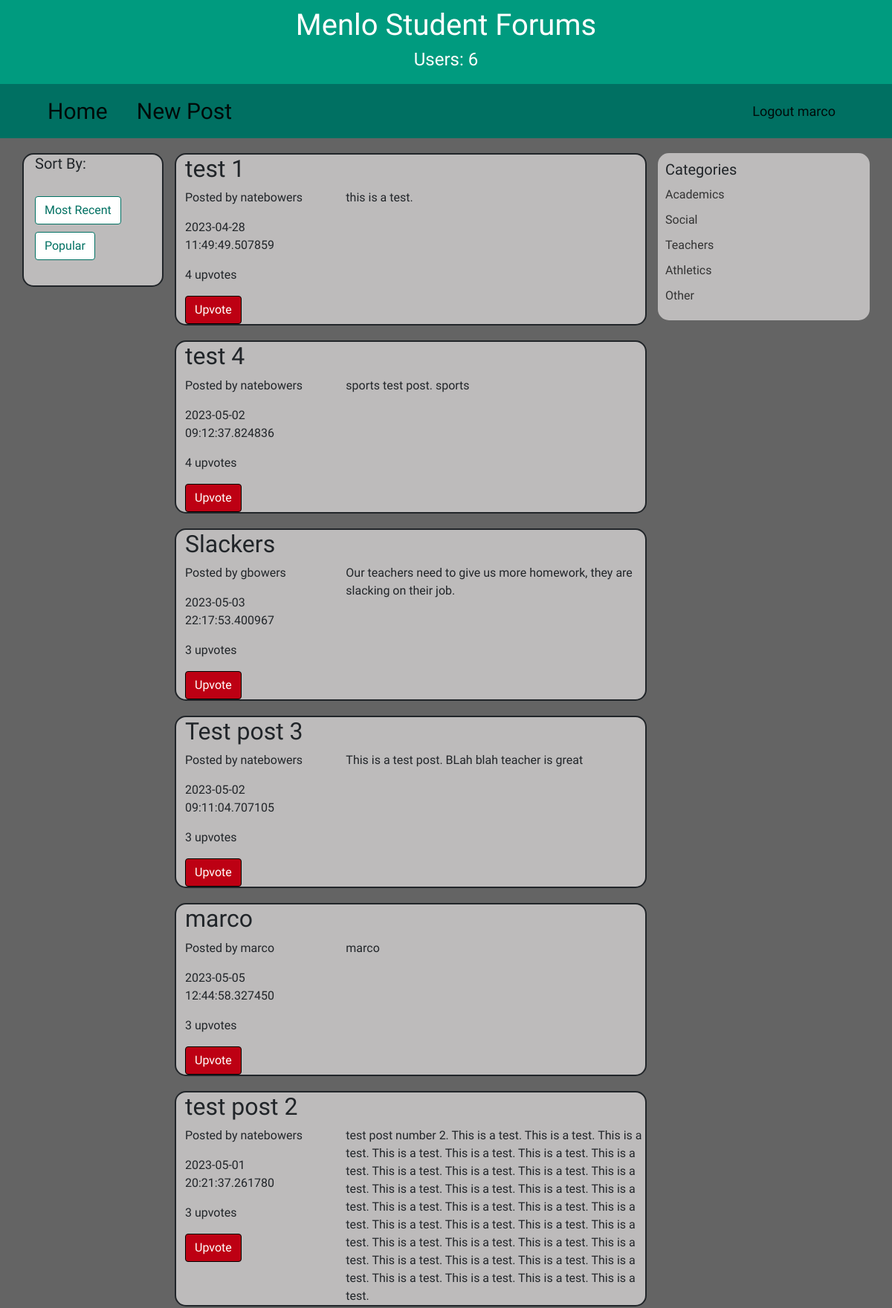
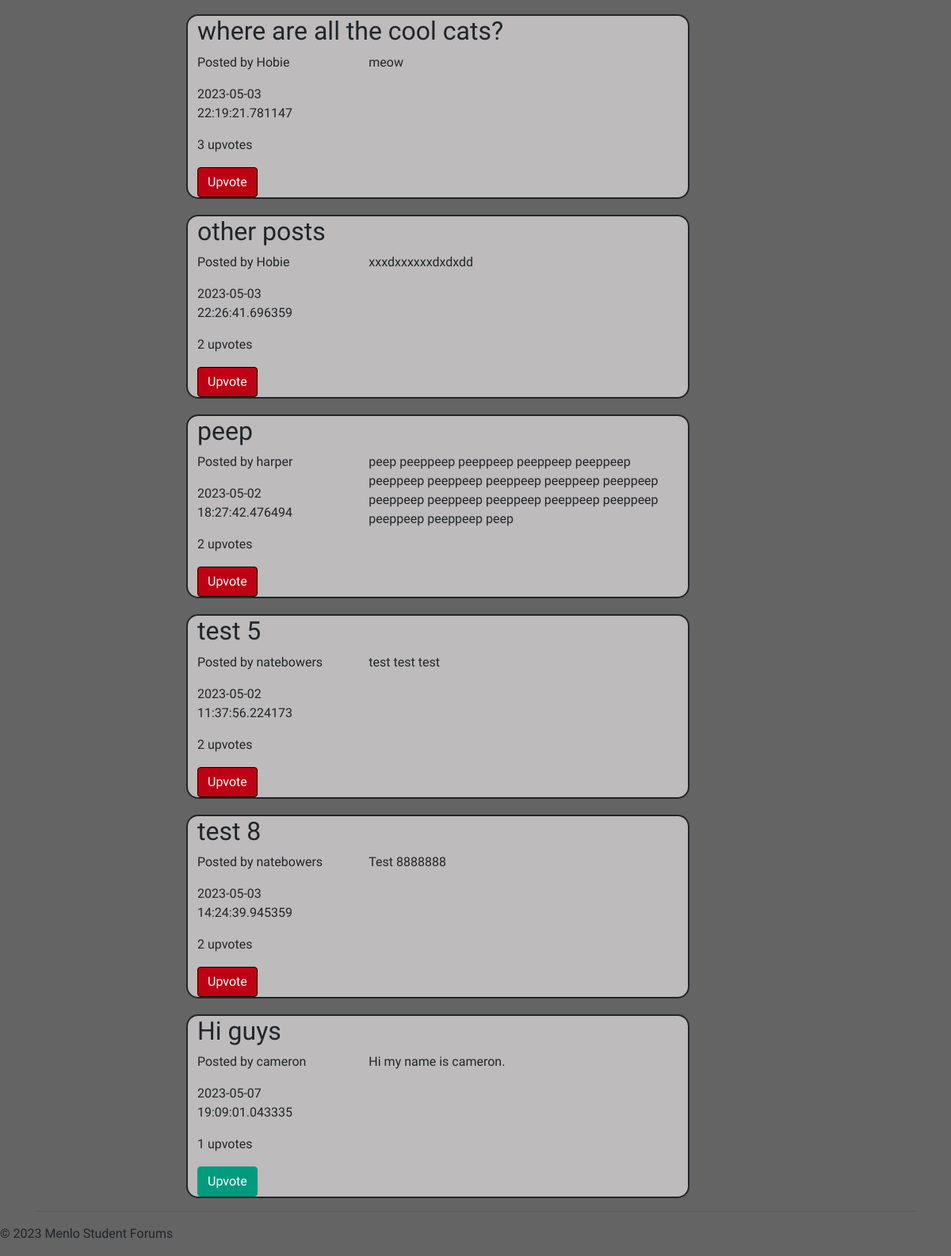
Screenshot of /home/popular (signed in) with the database file from the repository (2 pictures, top to bottom).
### models.py (models this page shows, shortened)
class User(Base):
    __tablename__ = "users"
    username = Column("username", TEXT, primary_key=True)
    password = Column("password", TEXT, nullable=False)
    upvotes = relationship("Upvote", back_populates="user")

class Post(Base):
    __tablename__ = "posts"
    title = Column("title", TEXT, nullable=False)
    topic = Column("topic", TEXT, nullable=False)
    content = Column("content", TEXT, nullable=False)
    user_id = Column("user_id", TEXT, nullable=False)
    id = Column("id", INTEGER, primary_key=True, autoincrement=True)
    time = Column("time", TEXT, nullable=False)
    upvotes = relationship("Upvote", back_populates="post")
    upvoters = relationship("User", secondary="upvotes", primaryjoin="Post.id == Upvote.post_id", secondaryjoin="User.username == Upvote.upvoter_username", backref="upvoted_posts")

### app.py (the view)
@app.route('/home/popular')
def popular():
    posts = db_session.query(Post).join(Upvote).group_by(Post).order_by(func.count(Upvote.post_id).desc()).all()
    count_users=db_session.query(User).count()
    logged_in_user=db_session.query(User).where(User.username == session["username"]).first()
    return render_template("home.html", count_users=count_users, posts=posts, u=logged_in_user)

### templates/home.html (shortened to what this page needs)
{% set active_page = "home" %}
{% extends "base.html" %}
{% block content %}
<nav class="navbar navbar-expand-lg navbar-light">
    <div class="container">
      <a class="navbar-brand homenavbar nav-left-buttons" href="/home">Home</a>
      <a class="navbar-brand nav-left-buttons mr-auto" href="/newpost">New Post</a>
      <div class=" justify-content-end">
        <ul class="navbar-nav">
          <li class="nav-item ml-auto">
            <a class="navbar-brand" href="/logout">Logout {{u.username}}</a>
          </li>
        </ul>
      </div>
    </div>
  </nav>
<div class="container">
    <div class="row">
        <div class="col-md-2 sortby">
            <h4>Sort By:</h4>
            <br>
            <a class="btn btn-default" href="/home/recent">Most Recent</a>
            <br>
            <a class="btn btn-default" href="/home/popular">Popular</a>
        </div>
        <div class="col-md-7">
            {% for post in posts %}
                <div class="post" id="post{{post.id}}">
                    <h2 class="post-title">{{ post.title }}</h2>
                    <div class="row">
                        <div class="col-md-4">
                            <p class="post-info">Posted by {{ post.user_id }}</p>
                            <p>{{ post.time }}</p>
                            <p class="post-stats">{{ post.upvotes|length }} upvotes</p>
                            {%if u in post.upvoters%}
                                <button type="submit" class="btn btn-primary disabled-submit-button">Upvote</button>
                            {%else%}
                                <form method="POST" action="/upvote">
                                    <button type="submit" class="btn btn-primary upvote-btn">Upvote</button>
                                </form>
                            {%endif%}
                        </div>
                        <div class="col-md-8">
                            <div class="post-content">
                                <p>{{ post.content }}</p>
                            </div>
                        </div>
                    </div>
                </div>
            {% endfor %}
        </div>
        <div class="col-md-3 categories">
            <h3>Categories</h3>
            <ul>
                <li><a href="/home/academics">Academics</a></li>
                <li><a href="/home/social">Social</a></li>
                <li><a href="/home/teachers">Teachers</a></li>
                <li><a href="/home/athletics">Athletics</a></li>
                <li><a href="/home/other">Other</a></li>
            </ul>
        </div>
    </div>
    <hr>
</div>
{%endblock%}

### static/styles/style.css (style rules this page uses)
body { background-color: #646464; font-family: 'Jura', sans-serif; }
.btn-primary { background-color: #009B7F; border-color: #009B7F; }
.navbar { background-color: #007062; color: #FFFFFF; }
.navbar a { color: #FFFFFF; display: inline-block; padding: 2px 4px; border-radius: 5px; }
.nav-left-buttons { align-self: left; }
.homenavbar { padding-right: 3vw; }
.navbar-brand { font-family: 'Jura', sans-serif; font-size: 30px; color: #FFF; margin-left: 15px; }
.navbar-nav li a { font-size: 18px; color: #FFF; padding: 15px; }
.sortby h4 { font-family: 'Jura', sans-serif; font-size: 20px; }
.sortby a { margin-right: 10px; margin-bottom: 10px; background-color: #FFF; color: #007062; border-color: #007062; }
.sortby { border:#212529 2px solid; background-color: #bdbbbb; max-height: 180px; margin-top:20px; border-radius:15px; }
.post { border:#212529 2px solid; margin-top:20px; padding-left:1vw; border-radius: 15px; background-color: #bdbbbb; }
.post-content p { margin-bottom: 0; }
.disabled-submit-button { background-color: #bd0013; border-color: black; }
.categories { background-color: #bdbbbb; padding: 10px; margin-top: 20px; border-radius: 15px; max-height: 225px; }
.categories h3 { font-size: 20px; margin-top: 0; margin-bottom: 10px; }
.categories ul { list-style: none; padding: 0; margin: 0; }
.categories li { margin-bottom: 10px; }
.categories a { color: #333333; text-decoration: none; }

### rows the page displays
User: username "marco"
Post: title "test 1", user_id "natebowers", time "2023-04-28 11:49:49.507859", upvotes|length "4", shows "Upvote", content "this is a test."
Post: title "test 4", user_id "natebowers", time "2023-05-02 09:12:37.824836", upvotes|length "4", shows "Upvote", content "sports test post. sports"
Post: title "Slackers", user_id "gbowers", time "2023-05-03 22:17:53.400967", upvotes|length "3", shows "Upvote", content "Our teachers need to give us more homework, they are slacking on their job."
Post: title "Test post 3", user_id "natebowers", time "2023-05-02 09:11:04.707105", upvotes|length "3", shows "Upvote", content "This is a test post. BLah blah teacher is great"
Post: title "marco", user_id "marco", time "2023-05-05 12:44:58.327450", upvotes|length "3", shows "Upvote", content "marco"
Post: title "test post 2", user_id "natebowers", time "2023-05-01 20:21:37.261780", upvotes|length "3", shows "Upvote", content "test post number 2. This is a test. This is a test. This is a test. This is a test. This is a test. This is a test. This is a test. This is a test. This is a test. This is a test. This is a test. This is a test. This is a test. This is a test. This is a test. This is a test. This is a test. This is a test. This is a test. This is a test. This is a test. This is a test. This is a test. This is a test. This is a test. This is a test. This is a test. This is a test. This is a test. This is a test. This is a test. This is a test. This is a test. This is a test. This is a test."
Post: title "where are all the cool cats?", user_id "Hobie", time "2023-05-03 22:19:21.781147", upvotes|length "3", shows "Upvote", content "meow"
Post: title "other posts", user_id "Hobie", time "2023-05-03 22:26:41.696359", upvotes|length "2", shows "Upvote", content "xxxdxxxxxxdxdxdd"
Post: title "peep", user_id "harper", time "2023-05-02 18:27:42.476494", upvotes|length "2", shows "Upvote", content "peep peeppeep peeppeep peeppeep peeppeep peeppeep peeppeep peeppeep peeppeep peeppeep peeppeep peeppeep peeppeep peeppeep peeppeep peeppeep peeppeep peep"
Post: title "test 5", user_id "natebowers", time "2023-05-02 11:37:56.224173", upvotes|length "2", shows "Upvote", content "test test test"
Post: title "test 8", user_id "natebowers", time "2023-05-03 14:24:39.945359", upvotes|length "2", shows "Upvote", content "Test 8888888"
Post: title "Hi guys", user_id "cameron", time "2023-05-07 19:09:01.043335", upvotes|length "1", content "Hi my name is cameron."

### other values shown
{{ count_users }} "6"
